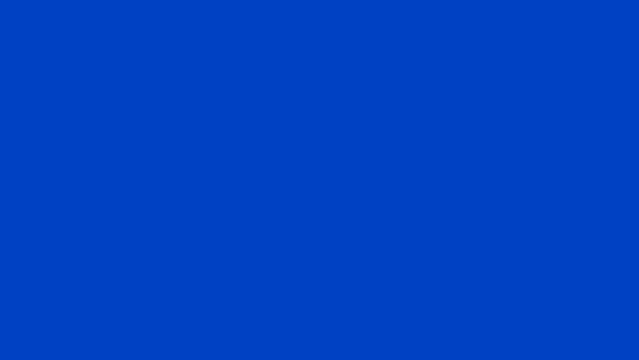
#> input picture data/raw/color_0041C3_t4.jpg, 639 x 360 px, found by its file name
$ python visualize_preprocessing.py
#> lines starting #> are read from the running program, lines starting #| are printed output that depends on the picture
import os
import numpy as np
import matplotlib.pyplot as plt
from PIL import Image

raw_image = "data/raw/color_0041C3_t4.jpg"
cleaned_image = "data/cleaned/t4.jpg"

original = np.array(Image.open(raw_image))
#> original is the input picture: shape (360, 639, 3); mean R, G, B 0, 65, 195
processed = np.array(Image.open(cleaned_image))
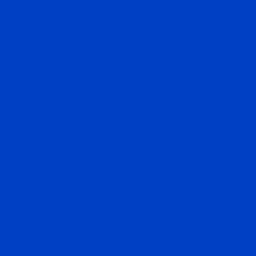
#> input picture data/cleaned/t4.jpg, 256 x 256 px, found by its file name
#> processed is the input picture: shape (256, 256, 3); mean R, G, B 0, 64, 196

fig, axes = plt.subplots(2, 2, figsize=(10, 8))

axes[0, 0].imshow(original)
axes[0, 0].set_title("Original")

axes[0, 1].imshow(processed)
axes[0, 1].set_title("Preprocessed")

axes[1, 0].hist(original.flatten(), bins=50)
axes[1, 0].set_title("Original Pixel Distribution")

axes[1, 1].hist(processed.flatten(), bins=50)
axes[1, 1].set_title("Preprocessed Pixel Distribution")

plt.tight_layout()

os.makedirs("reports", exist_ok=True)

plt.savefig("reports/preprocess_report.png")
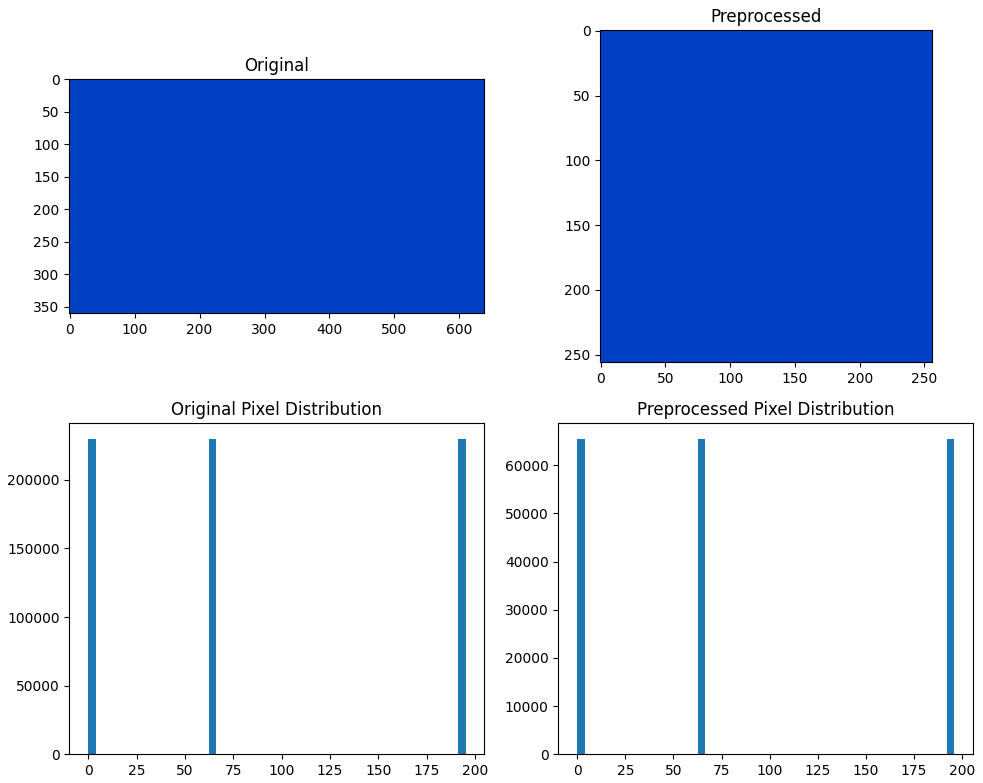
#> figure drawn by matplotlib, 4 panels

print("Saved: reports/preprocess_report.png")
